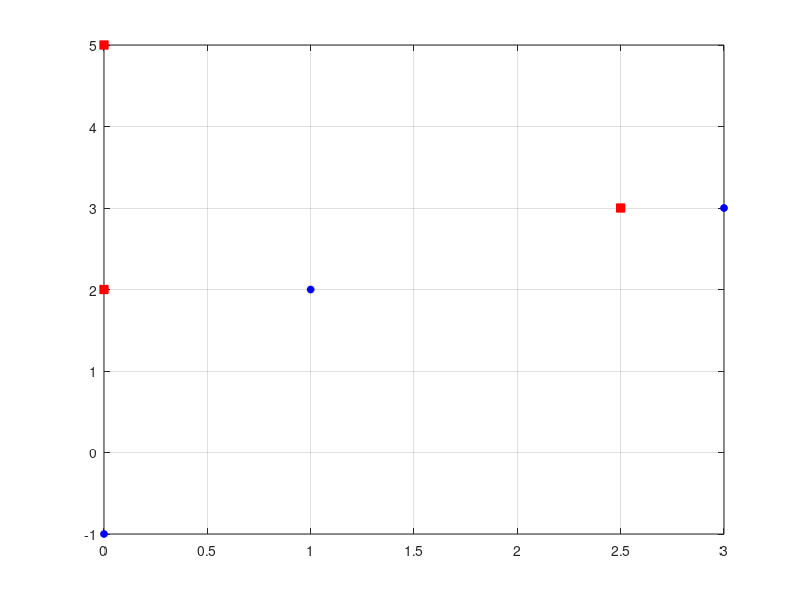

Reproduce this figure in MATLAB. (Note: this script raises an error after producing the figure.)
%--------------- task1 ---------------
class1 = [1 2; 0 -1; 3 3];
class2 = [0 2; 0 5 ; 2.5 3];

plot(class1(:,1), class1(:,2),'o','MarkerEdgeColor','b', 'MarkerFaceColor', 'b', 'MarkerSize',5);
grid on;
hold on;
plot(class2(:,1), class2(:,2),'s','MarkerEdgeColor','r', 'MarkerFaceColor', 'r', 'MarkerSize',6);

hold off;


%--------------- task2 ---------------

y11 = [ class1(1,1)*class1(1,1) class1(1,2)*class1(1,2) class1(1,1)*class1(1,2) class1(1,1) class1(1,2) 1];
y12 = [ class1(2,1)*class1(2,1) class1(2,2)*class1(2,2) class1(2,1)*class1(2,2) class1(2,1) class1(2,2) 1];
y13 = [ class1(3,1)*class1(3,1) class1(3,2)*class1(3,2) class1(3,1)*class1(3,2) class1(3,1) class1(3,2) 1];

y21 = [ -class2(1,1)*class2(1,1) -class2(1,2)*class2(1,2) -class2(1,1)*class2(1,2) -class2(1,1) -class2(1,2) -1];
y22 = [ -class2(2,1)*class2(2,1) -class2(2,2)*class2(2,2) -class2(2,1)*class2(2,2) -class2(2,1) -class2(2,2) -1];
y23 = [ -class2(3,1)*class2(3,1) -class2(3,2)*class2(3,2) -class2(3,1)*class2(3,2) -class2(3,1) -class2(3,2) -1];

yAll = [y11; y12; y13; y21; y22; y23;];

display(y11);
display(y12);
display(y13);
display(y21);
display(y22);
display(y23);


%----------------task 3 ----------------


%--------------ONE AT A TIME--------------
w = [1 1 1 1 1 1];
alpha = 1;
counter = 0;
flag = 0;
for j = 1:111111
    flag=0;
    counter = counter+1;
    for j = 1:6
    g = yAll(j,:)*w' ;
        if g < 0
            w = w + alpha * yAll(j,:);
        else
            flag = flag + 1;
        end
    end
    
    if (flag == 6)
        break ;
    end
end
fprintf('During One at time, Counter is at %d\n', counter);


%------------MANY AT A TIME---------------

w = [1 1 1 1 1 1];
alpha= 1;
flag = 0;
counter = 0;
temp = 0;

for i = 1:111111
    counter = counter + 1;
    flag = 0;
    for j = 1:6
        g = yAll(j,:)*w' ;
        if g < 0
            temp = temp + yAll(j, :);
        else
            flag = flag + 1;
        end
    end
    if (flag == 6)
        break ;
    end
	w = w + alpha * temp;
end
fprintf('During many at a time, counter is at %d\n', counter);


%----------task 4-------------------

hold on;
syms class1 class2;
s=sym(w(1,1)*class1*class1+w(1,2)*class2*class2+w(1,3)*class1*class2+w(1,4)*class1+w(1,5)*class2+w(1,6));
s2=solve(s,class2);
xvals1=[-10:0.01:10];
xvals2(1,:)=subs(s2(1),class1,xvals1);
plot(xvals1,xvals2(1,:),'k');
grid on, hold off

%--------task 4----------------------

x=[0.1 0.17 0.2 0.3 0.4 0.5 0.6 0.7 0.8 0.9 1.0];
one_at_a_time=[147 132 112 124 105 105 194 194 194 194 127];
many_at_a_time=[166 114 118 123 146 146 106 106 106 106 154];  
plot(x,one_at_a_time,x,many_at_a_time); 

legend('one at a time','many at a time');  
title('one at a time VS many at a time');
grid; 
xlabel('learning rate');
ylabel('steps taken to compute g(x)'); 
